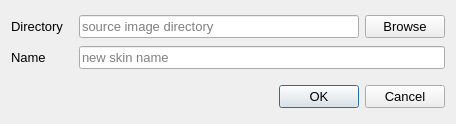
<?xml version="1.0" encoding="UTF-8"?>
<ui version="4.0">
 <class>importSkinImages</class>
 <widget class="QDialog" name="importSkinImages">
  <property name="geometry">
   <rect>
    <x>0</x>
    <y>0</y>
    <width>456</width>
    <height>124</height>
   </rect>
  </property>
  <property name="font">
   <font>
    <pointsize>10</pointsize>
   </font>
  </property>
  <property name="windowTitle">
   <string>Import Skin Images</string>
  </property>
  <property name="modal">
   <bool>true</bool>
  </property>
  <layout class="QGridLayout" name="gridLayout_2">
   <property name="verticalSpacing">
    <number>12</number>
   </property>
   <item row="0" column="0">
    <layout class="QGridLayout" name="gridLayout">
     <property name="horizontalSpacing">
      <number>16</number>
     </property>
     <property name="verticalSpacing">
      <number>8</number>
     </property>
     <item row="0" column="0">
      <widget class="QLabel" name="labelDirectory">
       <property name="text">
        <string>Directory</string>
       </property>
      </widget>
     </item>
     <item row="0" column="1">
      <layout class="QHBoxLayout" name="horizontalLayout" stretch="0,0">
       <property name="spacing">
        <number>6</number>
       </property>
       <property name="sizeConstraint">
        <enum>QLayout::SetMinimumSize</enum>
       </property>
       <item>
        <widget class="QLineEdit" name="directory">
         <property name="text">
          <string/>
         </property>
         <property name="readOnly">
          <bool>true</bool>
         </property>
         <property name="placeholderText">
          <string>source image directory</string>
         </property>
        </widget>
       </item>
       <item>
        <widget class="QPushButton" name="browse">
         <property name="text">
          <string>Browse</string>
         </property>
        </widget>
       </item>
      </layout>
     </item>
     <item row="1" column="0">
      <widget class="QLabel" name="labelId">
       <property name="text">
        <string>Name</string>
       </property>
      </widget>
     </item>
     <item row="1" column="1">
      <widget class="QLineEdit" name="id">
       <property name="text">
        <string/>
       </property>
       <property name="placeholderText">
        <string>new skin name</string>
       </property>
      </widget>
     </item>
    </layout>
   </item>
   <item row="1" column="0">
    <layout class="QHBoxLayout" name="horizontalLayout_2">
     <item>
      <widget class="QDialogButtonBox" name="buttonBox">
       <property name="orientation">
        <enum>Qt::Horizontal</enum>
       </property>
       <property name="standardButtons">
        <set>QDialogButtonBox::Cancel|QDialogButtonBox::Ok</set>
       </property>
      </widget>
     </item>
    </layout>
   </item>
  </layout>
 </widget>
 <tabstops>
  <tabstop>browse</tabstop>
  <tabstop>id</tabstop>
  <tabstop>buttonBox</tabstop>
  <tabstop>directory</tabstop>
 </tabstops>
 <resources/>
 <connections>
  <connection>
   <sender>buttonBox</sender>
   <signal>accepted()</signal>
   <receiver>importSkinImages</receiver>
   <slot>accept()</slot>
   <hints>
    <hint type="sourcelabel">
     <x>248</x>
     <y>254</y>
    </hint>
    <hint type="destinationlabel">
     <x>157</x>
     <y>274</y>
    </hint>
   </hints>
  </connection>
  <connection>
   <sender>buttonBox</sender>
   <signal>rejected()</signal>
   <receiver>importSkinImages</receiver>
   <slot>reject()</slot>
   <hints>
    <hint type="sourcelabel">
     <x>316</x>
     <y>260</y>
    </hint>
    <hint type="destinationlabel">
     <x>286</x>
     <y>274</y>
    </hint>
   </hints>
  </connection>
 </connections>
</ui>
